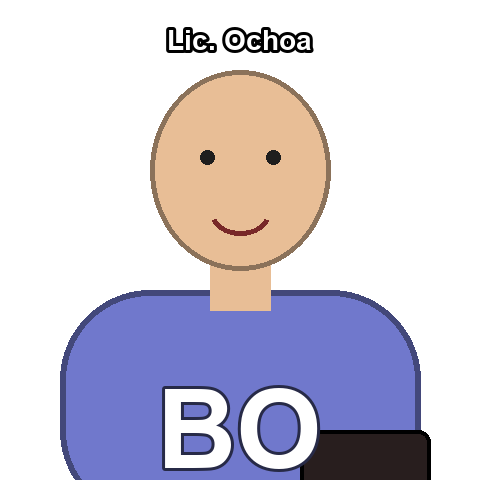
#> input picture assets/placeholder/retratos/abogada.png, 480 x 480 px, found by its file name; its folder holds only this picture in this run
$ python importar_sprites.py ../assets/placeholder/retratos/abogada.png
#> lines starting #> are read from the running program, lines starting #| are printed output that depends on the picture
"""Importa sprites de personajes (sprites/NN-nombre.png) como retrato del juego (la carta es un marco comun).

Uso:  python tools/importar_sprites.py monica [otro_id ...]     (el id es el del personaje en src/historia/personajes.json)
      python tools/importar_sprites.py monica=08-monica          (id=prefijo del archivo en sprites/, si no coincide)
      python tools/importar_sprites.py oscar_alumno=Oscar.png    (id=nombre de archivo EXACTO si termina en .png)
      python tools/importar_sprites.py --todos [--solo-retrato] [--optimizar]
        importa TODOS los sprites de sprites/unidades_academicas.json; el id es el nombre del archivo sin el numero
        (01-alejandro.png -> alejandro) y, si se repite, lleva el numero (19-jose.png -> jose_19).
Escribe assets/placeholder/retratos/<id>.png (480x480), con el personaje pegado abajo y fondo transparente. --optimizar reduce los PNG a 256 colores (el estilo plano casi no se nota).
Despues: npm run build (assets.js los registra como animaciones).
"""
import os, sys, glob, re, json
from PIL import Image

RAIZ = os.path.normpath(os.path.join(os.path.dirname(os.path.abspath(__file__)), ".."))

def buscar(clave):
    exacto = os.path.join(RAIZ, "sprites", clave)          # nombre de archivo exacto (p. ej. id=Oscar.png)
    if clave.lower().endswith(".png") and os.path.exists(exacto): return exacto
    for patron in ("*-%s.png" % clave, "%s.png" % clave, "%s*.png" % clave):
        r = sorted(glob.glob(os.path.join(RAIZ, "sprites", patron)))
        if r: return r[0]
    return None

def cuadrado(im, lado, margen=0.04):
    bb = im.getbbox() or (0, 0, im.width, im.height)
    im = im.crop(bb)
    k = lado * (1 - 2 * margen) / max(im.width, im.height)
    im = im.resize((max(1, round(im.width * k)), max(1, round(im.height * k))), Image.LANCZOS)
    lienzo = Image.new("RGBA", (lado, lado), (0, 0, 0, 0))
    lienzo.alpha_composite(im, ((lado - im.width) // 2, lado - im.height - round(lado * margen)))   # pegado abajo
    return lienzo

def ids_todos():
    """id -> archivo, para todos los sprites del directorio (id = nombre sin numero; con numero si se repite)."""
    j = json.load(open(os.path.join(RAIZ, "sprites", "unidades_academicas.json"), encoding="utf8"))
    arch = [p["sprite"] for u in j["unidades_academicas"] for p in u["personas"] if p.get("sprite")]
    base = {a: re.sub(r"^\d+-", "", a[:-4]) for a in arch}
    cuenta = {}
    for b in base.values(): cuenta[b] = cuenta.get(b, 0) + 1
    return {(b if cuenta[b] == 1 else "%s_%s" % (b, a.split("-")[0])): os.path.join(RAIZ, "sprites", a) for a, b in base.items()}

def guardar(im, ruta, optimizar):
    if optimizar: im = im.quantize(colors=256, method=Image.Quantize.FASTOCTREE, dither=Image.Dither.NONE)
    im.save(ruta, optimize=True)

args = [a for a in sys.argv[1:] if not a.startswith("--")]
solo_retrato, optimizar = "--solo-retrato" in sys.argv, "--optimizar" in sys.argv
trabajos = []
if "--todos" in sys.argv: trabajos = sorted(ids_todos().items())
for arg in args:
    pid, _, clave = arg.partition("=")
    f = buscar(clave or pid)
    if not f: print("NO ENCONTRADO sprite para", arg); continue
    trabajos.append((pid, f))
for pid, f in trabajos:
    im = Image.open(f).convert("RGBA")
#> im is the input picture: PIL image 480x480 RGBA; mean R, G, B, A 62.7, 58.7, 71.2, 108.4
    for sub, lado in (("retratos", 480),):       # la carta es un marco comun por tipo de personaje (gen_placeholders.py marcos)
        d = os.path.join(RAIZ, "assets", "placeholder", sub); os.makedirs(d, exist_ok=True)
        guardar(cuadrado(im, lado), os.path.join(d, pid + ".png"), optimizar)
#> this loop made 1 pass
#> bb in cuadrado on pass 1: (60, 27, 431, 480)
#> pass 1, in cuadrado, `im = im.crop(bb)`:
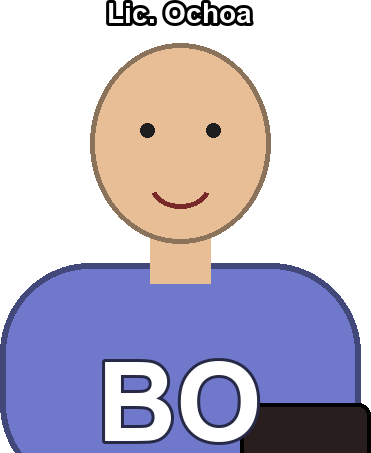
#> im: PIL image 371x453 RGBA; mean R, G, B, A 85.9, 80.4, 97.6, 148.5; transparent parts drawn white
#> pass 1, in cuadrado, `im = im.resize((max(1, round(im.width * k)), max(1, round(im.height * ..`:
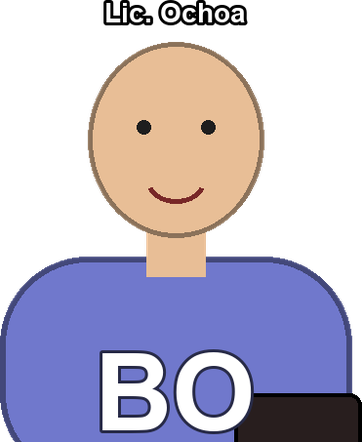
#> im: PIL image 362x442 RGBA; mean R, G, B, A 87.1, 81.5, 98.7, 148.5; transparent parts drawn white
#> pass 1, in guardar, `im.save(ruta, optimize=True)`:
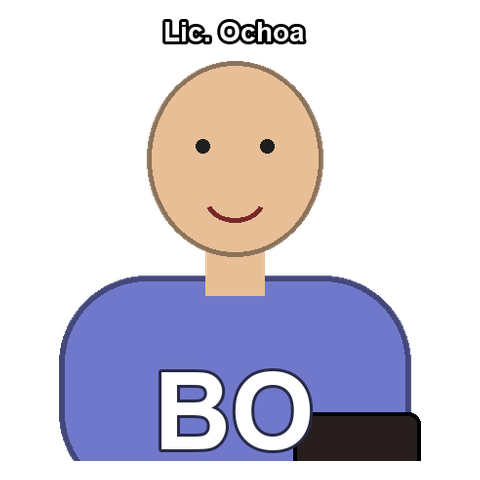
#> saved as abogada.png.png: PIL image 480x480 RGBA; mean R, G, B, A 60.5, 56.6, 68.6, 103.1; transparent parts drawn white
    print("ok", pid, "<-", os.path.relpath(f, RAIZ))
#| ok ../assets/placeholder/retratos/abogada.png <- assets/placeholder/retratos/abogada.png
